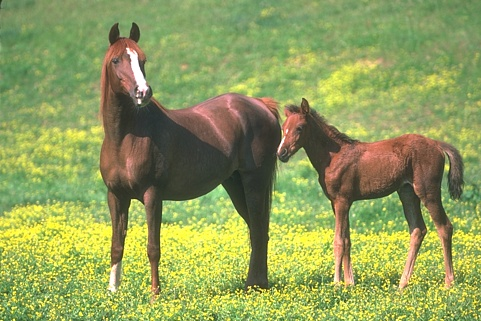
#> input picture 113016.jpg, 481 x 321 px
$ python HalfToning.py --image ../113016.jpg   (older library calls are emulated)
#> lines starting #> are read from the running program, lines starting #| are printed output that depends on the picture; after the words box and inside, x2 and y2 are one past the last pixel; in counts of white or black regions, pixels touching at a corner belong together
### Image_Lib/image_utils.py
__author__ = 'Charlie'
import cv2
import numpy as np


def image_resize(image, width=-1, height=-1):
#> called with width = -1, height = 300
    shape = image.shape
#> shape = (321, 481, 3)
    if width == -1:
        if height == -1:
            return image
        else:
            return cv2.resize(image, (int(height * shape[1] / shape[0]), height))
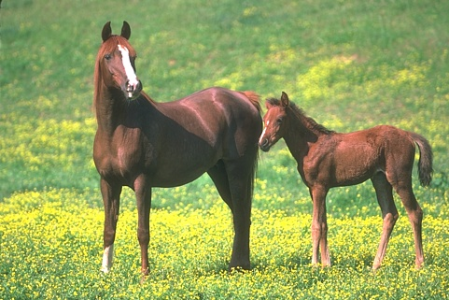
#> returned value: shape (300, 449, 3); mean of channels 0, 1, 2 90.6, 157.7, 144.4; drawn as B, G, R
    elif height == -1:
        return cv2.resize(image, (width, int(width * shape[0] / shape[1])))
    else:
        cv2.resize(image, (width, height))


# Image has to eb gray scaled and gaussian blurred before calling this function
# [5 lines left out: function auto_canny, not called in this run]


def adaptive_threshold(image, option=cv2.THRESH_BINARY):
    return cv2.adaptiveThreshold(image, 255, cv2.ADAPTIVE_THRESH_GAUSSIAN_C, option, 11, 2)


def sharpen_image(image):
    kernel = np.array([[0, -1, 0], [-1, 5, -1], [0, -1, 0]], dtype=np.float)
    return cv2.filter2D(image, -1, kernel)


# [62 lines left out: functions order_points, image_rotate_by_90_clockwise, image_rotate_by_90_anticlockwise, get_contours, sort_contours, not called in this run]


def get_midpoint(ptA, ptB):
    return (ptA[0] + ptB[0]) * 0.5, (ptA[1] + ptB[1]) * 0.5


# [7 lines left out: function detect_face, not called in this run]


def add_text(image, text):
    cv2.putText(image, text, (15, 15), cv2.FONT_HERSHEY_SIMPLEX, 0.6, (0, 0, 255), 2)

### PythonProjects/HalfToning.py
__author__ = 'Charlie'
import numpy as np
import cv2
import argparse
import os, sys, inspect


cmd_subfolder = os.path.realpath(os.path.abspath(os.path.join(os.path.split(inspect.getfile(inspect.currentframe()))[0],"..","Image_Lib")))
if cmd_subfolder not in sys.path:
    sys.path.insert(0, cmd_subfolder)

import image_utils as utils

def HalfToneImage(imageGray):
    height, width = imageGray.shape
#> height = 300; width = 449
    imageHalfTone = np.zeros((2*height, 2*width)).astype(np.uint8)

    dict = {0:[[0,0],[0,0]],
            51:[[255,0],[0,0]],
            102:[[0,255],[255,0]],
            153:[[255,255],[255,0]],
            204:[[255,255],[255,255]]}

    for row in range(height):
        for col in range(width):
            val = imageGray[row][col]
            if(val > 204):
                imageHalfTone[row*2:row*2+2, col*2:col*2+2] = dict[204]
            elif(val >153):
                imageHalfTone[row*2:row*2+2, col*2:col*2+2] = dict[153]
            elif(val > 102):
                imageHalfTone[row*2:row*2+2, col*2:col*2+2] = dict[102]
            elif(val > 51):
                imageHalfTone[row*2:row*2+2, col*2:col*2+2] = dict[51]
            else:
                imageHalfTone[row*2:row*2+2, col*2:col*2+2] = dict[0]
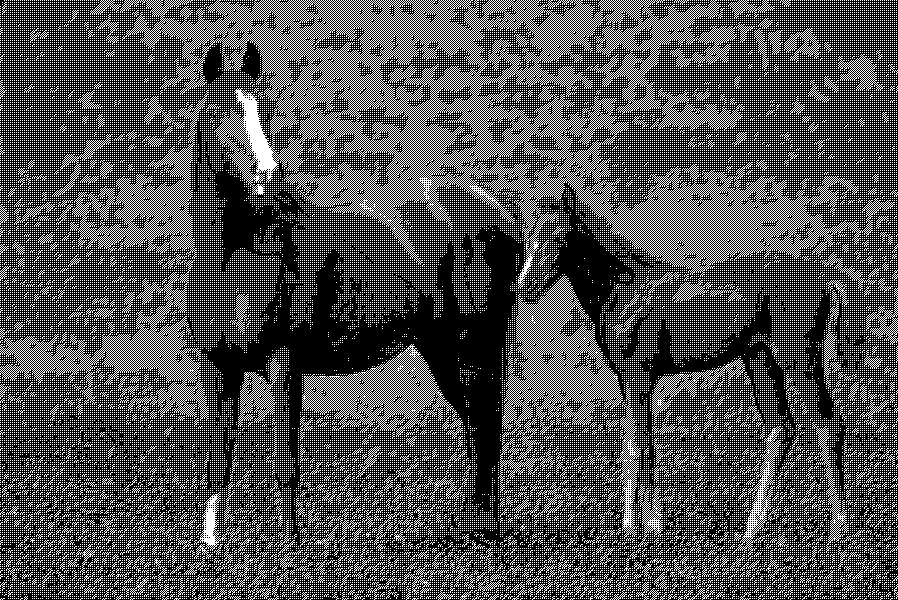
#> imageHalfTone: shape (600, 898); 31.2% white in thin lines or dots

    return imageHalfTone

ap = argparse.ArgumentParser("Classical Half Toning [2x2 Mask]")
ap.add_argument('-i', '--image', required = True, help = 'Path to image file')
args = vars(ap.parse_args())

image = utils.image_resize(cv2.imread(args["image"]), height = 300)
imageHalfTone = cv2.merge([HalfToneImage(x) for x in cv2.split(image)])
#> after the loop in HalfToneImage (call 2), `for row in range(height):`:
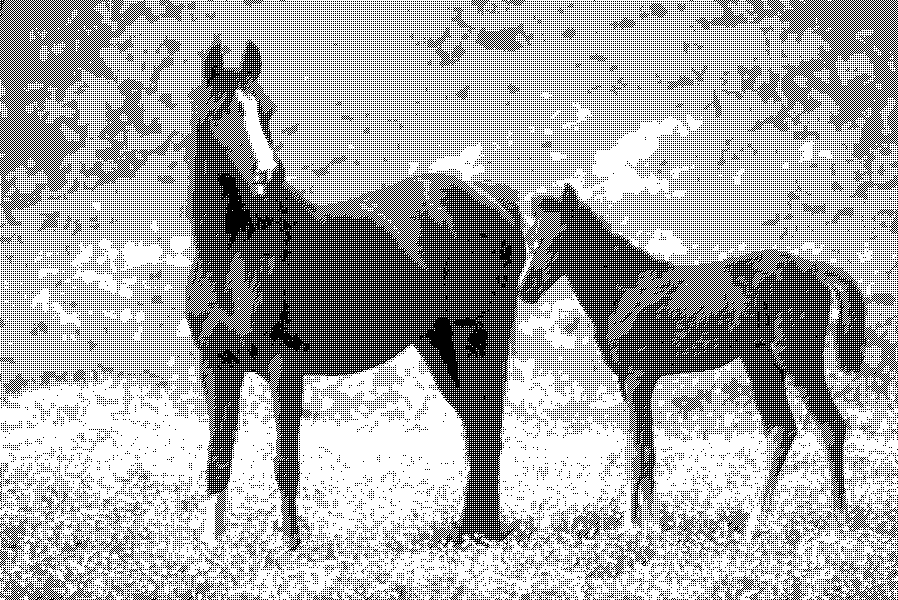
#> imageHalfTone: shape (600, 898); 65.4% white; black in thin lines or dots
#> after the loop in HalfToneImage (call 3), `for row in range(height):`:
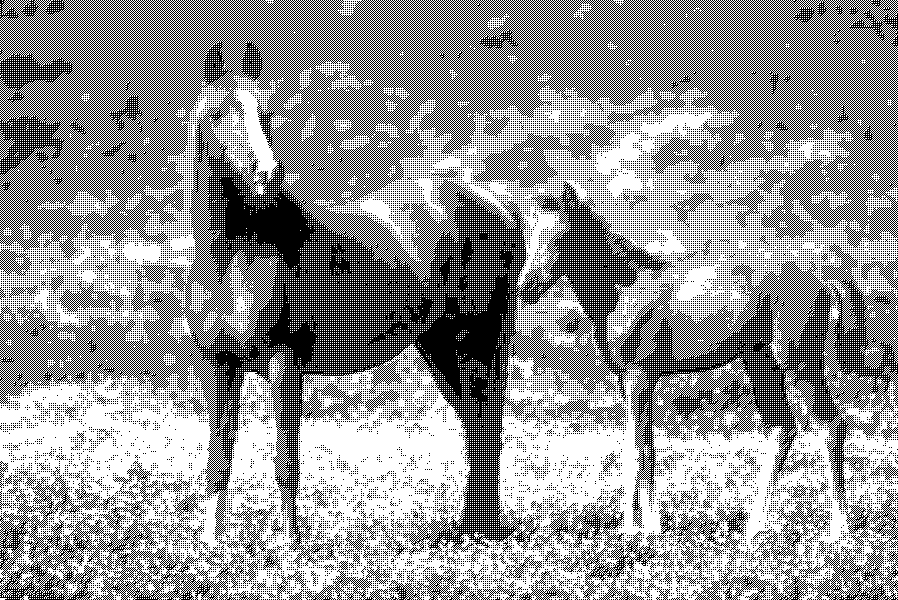
#> imageHalfTone: shape (600, 898); 58.2% white; black in thin lines or dots
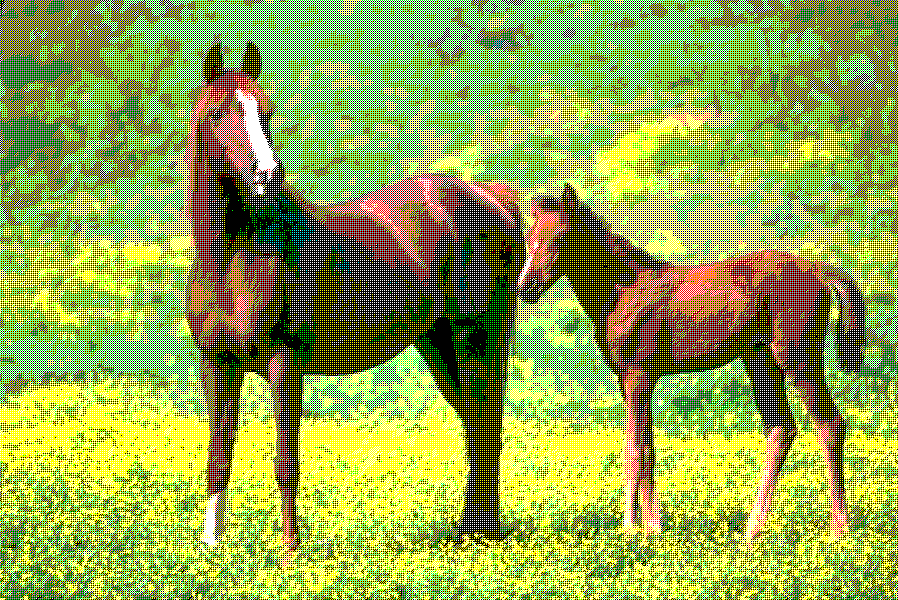
#> imageHalfTone: shape (600, 898, 3); mean of channels 0, 1, 2 79.6, 166.8, 148.3; drawn as B, G, R
cv2.imshow("HalfTone Image",imageHalfTone.astype(np.uint8))
cv2.waitKey()
cv2.destroyAllWindows()

$ run again, on recipt.jpg
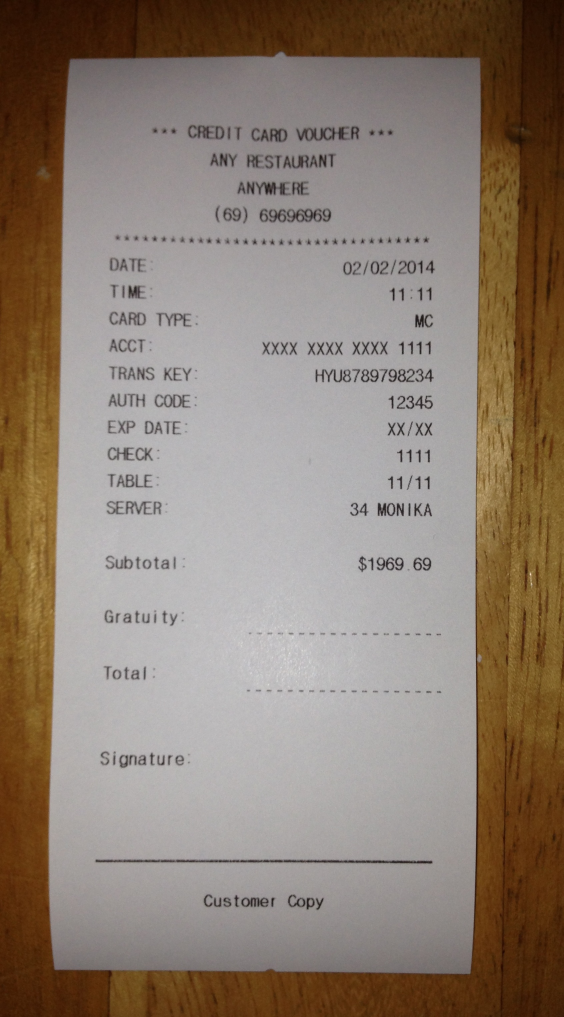
#> input picture recipt.jpg, 1691 x 3051 px (shown at 1/3 size)
#> shape = (3051, 1691, 3)
#> after the loop in HalfToneImage, `for row in range(height):`:
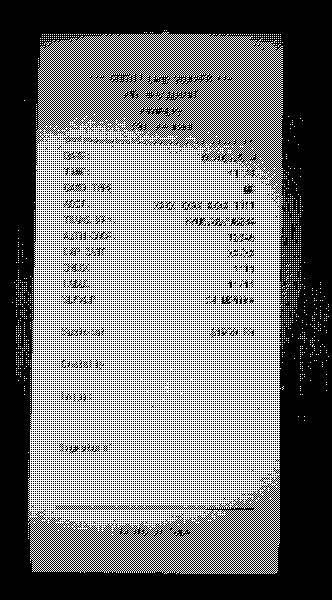
#> imageHalfTone: shape (600, 332); 44.4% white in thin lines or dots, all inside (x1, y1, x2, y2) = (12, 30, 329, 574)
#> `imageHalfTone = cv2.merge([HalfToneImage(x) for x in cv2.split(image)])`:
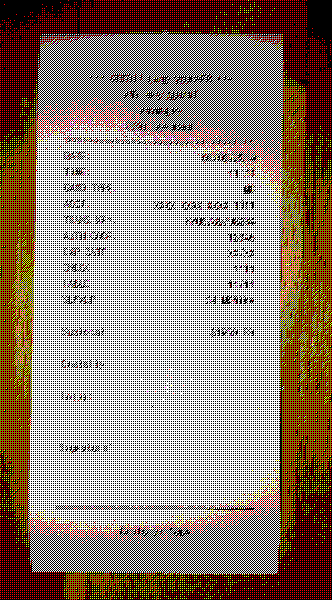
#> imageHalfTone: shape (600, 332, 3); mean of channels 0, 1, 2 113.3, 125.6, 144.3; drawn as B, G, R

$ run again, on recipt2.jpg
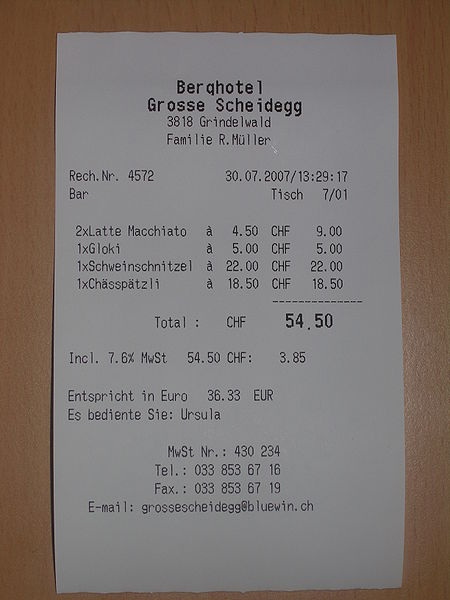
#> input picture recipt2.jpg, 450 x 600 px
#> shape = (600, 450, 3)
#> after the loop in HalfToneImage, `for row in range(height):`:
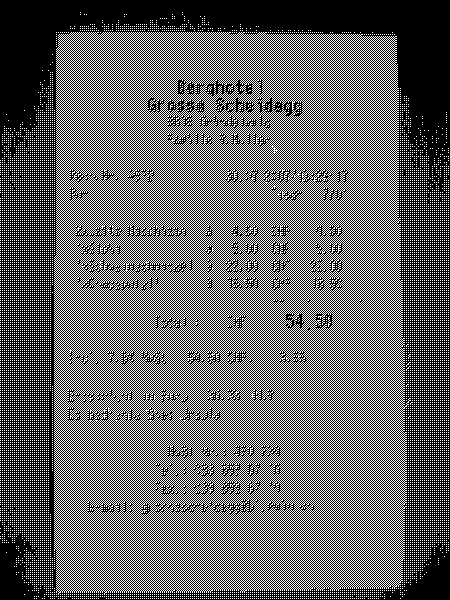
#> imageHalfTone: shape (600, 450); 39.4% white in thin lines or dots
#> `imageHalfTone = cv2.merge([HalfToneImage(x) for x in cv2.split(image)])`:
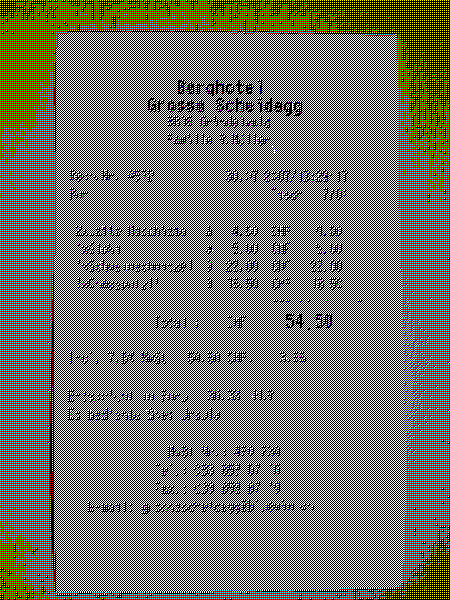
#> imageHalfTone: shape (600, 450, 3); mean of channels 0, 1, 2 100.5, 107.1, 121.7; drawn as B, G, R
